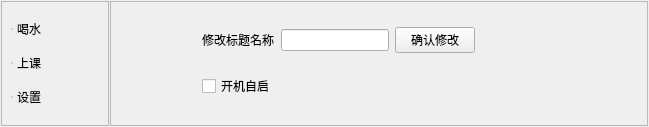
<?xml version="1.0" encoding="UTF-8"?>
<ui version="4.0">
 <class>MainWindow</class>
 <widget class="QMainWindow" name="MainWindow">
  <property name="geometry">
   <rect>
    <x>0</x>
    <y>0</y>
    <width>649</width>
    <height>127</height>
   </rect>
  </property>
  <property name="windowTitle">
   <string>MainWindow</string>
  </property>
  <widget class="QWidget" name="centralwidget">
   <layout class="QHBoxLayout" name="horizontalLayout">
    <property name="spacing">
     <number>1</number>
    </property>
    <property name="leftMargin">
     <number>1</number>
    </property>
    <property name="topMargin">
     <number>1</number>
    </property>
    <property name="rightMargin">
     <number>1</number>
    </property>
    <property name="bottomMargin">
     <number>1</number>
    </property>
    <item>
     <widget class="QFrame" name="frame">
      <property name="sizePolicy">
       <sizepolicy hsizetype="Preferred" vsizetype="Preferred">
        <horstretch>1</horstretch>
        <verstretch>0</verstretch>
       </sizepolicy>
      </property>
      <property name="frameShape">
       <enum>QFrame::StyledPanel</enum>
      </property>
      <property name="frameShadow">
       <enum>QFrame::Raised</enum>
      </property>
      <layout class="QVBoxLayout" name="verticalLayout">
       <item>
        <widget class="QRadioButton" name="drink_button">
         <property name="styleSheet">
          <string notr="true">QRadioButton{
    border-radius:8px;
}
QRadioButton::indicator {
	font: 700 12pt &quot;Microsoft YaHei UI&quot;;
    width: 0px;
    height: 20px;
}

QRadioButton::indicator:disabled{
    background-color: #7f8c8d;
    color: white
}
QRadioButton::checked{
    background-color: #7f8c8d;
    color: white
}
QRadioButton:hover:checked{
    background-color: #7f8c8d;
    color: white
}
QRadioButton:hover{
    background-color: #bdc3c7;
    color: white
}</string>
         </property>
         <property name="text">
          <string>喝水</string>
         </property>
        </widget>
       </item>
       <item>
        <widget class="QRadioButton" name="class_button">
         <property name="styleSheet">
          <string notr="true">QRadioButton{
    border-radius:8px;
}
QRadioButton::indicator {
	font: 700 12pt &quot;Microsoft YaHei UI&quot;;
    width: 0px;
    height: 20px;
}

QRadioButton::indicator:disabled{
    background-color: #7f8c8d;
    color: white
}
QRadioButton::checked{
    background-color: #7f8c8d;
    color: white
}
QRadioButton:hover:checked{
    background-color: #7f8c8d;
    color: white
}
QRadioButton:hover{
    background-color: #bdc3c7;
    color: white
}</string>
         </property>
         <property name="text">
          <string>上课</string>
         </property>
        </widget>
       </item>
       <item>
        <widget class="QRadioButton" name="setting_button">
         <property name="styleSheet">
          <string notr="true">QRadioButton{
    border-radius:8px;
}
QRadioButton::indicator {
	font: 700 12pt &quot;Microsoft YaHei UI&quot;;
    width: 0px;
    height: 20px;
}

QRadioButton::indicator:disabled{
    background-color: #7f8c8d;
    color: white
}
QRadioButton::checked{
    background-color: #7f8c8d;
    color: white
}
QRadioButton:hover:checked{
    background-color: #7f8c8d;
    color: white
}
QRadioButton:hover{
    background-color: #bdc3c7;
    color: white
}</string>
         </property>
         <property name="text">
          <string>设置</string>
         </property>
        </widget>
       </item>
      </layout>
     </widget>
    </item>
    <item>
     <widget class="QFrame" name="frame_2">
      <property name="sizePolicy">
       <sizepolicy hsizetype="Preferred" vsizetype="Preferred">
        <horstretch>5</horstretch>
        <verstretch>0</verstretch>
       </sizepolicy>
      </property>
      <property name="frameShape">
       <enum>QFrame::StyledPanel</enum>
      </property>
      <property name="frameShadow">
       <enum>QFrame::Raised</enum>
      </property>
      <layout class="QHBoxLayout" name="horizontalLayout_2">
       <property name="spacing">
        <number>1</number>
       </property>
       <property name="leftMargin">
        <number>1</number>
       </property>
       <property name="topMargin">
        <number>1</number>
       </property>
       <property name="rightMargin">
        <number>1</number>
       </property>
       <property name="bottomMargin">
        <number>1</number>
       </property>
       <item>
        <widget class="QStackedWidget" name="stackedWidget">
         <property name="currentIndex">
          <number>1</number>
         </property>
         <widget class="QWidget" name="drink_page">
          <layout class="QHBoxLayout" name="horizontalLayout_3">
           <item>
            <spacer name="horizontalSpacer_4">
             <property name="orientation">
              <enum>Qt::Horizontal</enum>
             </property>
             <property name="sizeHint" stdset="0">
              <size>
               <width>40</width>
               <height>20</height>
              </size>
             </property>
            </spacer>
           </item>
           <item>
            <widget class="QLabel" name="label">
             <property name="text">
              <string>喝水提醒间隔时间(秒)</string>
             </property>
            </widget>
           </item>
           <item>
            <widget class="QLineEdit" name="drink_interval"/>
           </item>
           <item>
            <spacer name="horizontalSpacer">
             <property name="orientation">
              <enum>Qt::Horizontal</enum>
             </property>
             <property name="sizeHint" stdset="0">
              <size>
               <width>40</width>
               <height>20</height>
              </size>
             </property>
            </spacer>
           </item>
           <item>
            <widget class="QCheckBox" name="drink_on">
             <property name="text">
              <string>开启 </string>
             </property>
            </widget>
           </item>
           <item>
            <spacer name="horizontalSpacer_2">
             <property name="orientation">
              <enum>Qt::Horizontal</enum>
             </property>
             <property name="sizeHint" stdset="0">
              <size>
               <width>40</width>
               <height>20</height>
              </size>
             </property>
            </spacer>
           </item>
           <item>
            <widget class="QPushButton" name="drink_words">
             <property name="text">
              <string>词库</string>
             </property>
            </widget>
           </item>
           <item>
            <spacer name="horizontalSpacer_3">
             <property name="orientation">
              <enum>Qt::Horizontal</enum>
             </property>
             <property name="sizeHint" stdset="0">
              <size>
               <width>40</width>
               <height>20</height>
              </size>
             </property>
            </spacer>
           </item>
          </layout>
         </widget>
         <widget class="QWidget" name="setting_page">
          <layout class="QGridLayout" name="gridLayout_2">
           <item row="0" column="3">
            <widget class="QPushButton" name="submit_title">
             <property name="text">
              <string>确认修改</string>
             </property>
            </widget>
           </item>
           <item row="0" column="1">
            <widget class="QLabel" name="label_3">
             <property name="text">
              <string>修改标题名称</string>
             </property>
            </widget>
           </item>
           <item row="0" column="5">
            <spacer name="horizontalSpacer_10">
             <property name="orientation">
              <enum>Qt::Horizontal</enum>
             </property>
             <property name="sizeHint" stdset="0">
              <size>
               <width>40</width>
               <height>20</height>
              </size>
             </property>
            </spacer>
           </item>
           <item row="0" column="4">
            <spacer name="horizontalSpacer_11">
             <property name="orientation">
              <enum>Qt::Horizontal</enum>
             </property>
             <property name="sizeHint" stdset="0">
              <size>
               <width>40</width>
               <height>20</height>
              </size>
             </property>
            </spacer>
           </item>
           <item row="0" column="0">
            <spacer name="horizontalSpacer_9">
             <property name="orientation">
              <enum>Qt::Horizontal</enum>
             </property>
             <property name="sizeHint" stdset="0">
              <size>
               <width>40</width>
               <height>20</height>
              </size>
             </property>
            </spacer>
           </item>
           <item row="0" column="2">
            <widget class="QLineEdit" name="lineEdit"/>
           </item>
           <item row="1" column="1">
            <widget class="QCheckBox" name="if_start_on_boot">
             <property name="text">
              <string>开机自启</string>
             </property>
            </widget>
           </item>
          </layout>
         </widget>
         <widget class="QWidget" name="class_page">
          <layout class="QGridLayout" name="gridLayout">
           <item row="0" column="6">
            <spacer name="horizontalSpacer_5">
             <property name="orientation">
              <enum>Qt::Horizontal</enum>
             </property>
             <property name="sizeHint" stdset="0">
              <size>
               <width>40</width>
               <height>20</height>
              </size>
             </property>
            </spacer>
           </item>
           <item row="0" column="1">
            <widget class="QCheckBox" name="class_on_notify">
             <property name="text">
              <string>上课提醒 </string>
             </property>
            </widget>
           </item>
           <item row="0" column="4">
            <widget class="QLabel" name="label_2">
             <property name="text">
              <string>提前提醒时间(分) </string>
             </property>
            </widget>
           </item>
           <item row="1" column="1" colspan="2">
            <widget class="QPushButton" name="import_class">
             <property name="text">
              <string>导入课程</string>
             </property>
            </widget>
           </item>
           <item row="1" column="3" colspan="2">
            <widget class="QPushButton" name="add_class">
             <property name="text">
              <string>添加课程</string>
             </property>
            </widget>
           </item>
           <item row="0" column="2" colspan="2">
            <widget class="QCheckBox" name="class_off_notify">
             <property name="text">
              <string>下课提醒 </string>
             </property>
            </widget>
           </item>
           <item row="1" column="5">
            <spacer name="horizontalSpacer_7">
             <property name="orientation">
              <enum>Qt::Horizontal</enum>
             </property>
             <property name="sizeHint" stdset="0">
              <size>
               <width>40</width>
               <height>20</height>
              </size>
             </property>
            </spacer>
           </item>
           <item row="0" column="5">
            <widget class="QLineEdit" name="class_notify_before"/>
           </item>
           <item row="0" column="0">
            <spacer name="horizontalSpacer_6">
             <property name="orientation">
              <enum>Qt::Horizontal</enum>
             </property>
             <property name="sizeHint" stdset="0">
              <size>
               <width>40</width>
               <height>20</height>
              </size>
             </property>
            </spacer>
           </item>
           <item row="1" column="0">
            <spacer name="horizontalSpacer_8">
             <property name="orientation">
              <enum>Qt::Horizontal</enum>
             </property>
             <property name="sizeHint" stdset="0">
              <size>
               <width>40</width>
               <height>20</height>
              </size>
             </property>
            </spacer>
           </item>
          </layout>
         </widget>
        </widget>
       </item>
      </layout>
     </widget>
    </item>
   </layout>
  </widget>
  <widget class="QMenuBar" name="menubar">
   <property name="geometry">
    <rect>
     <x>0</x>
     <y>0</y>
     <width>649</width>
     <height>22</height>
    </rect>
   </property>
  </widget>
 </widget>
 <resources/>
 <connections/>
</ui>
